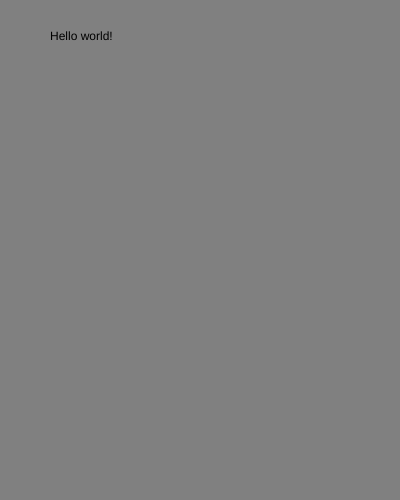
Frame 1 (no input)
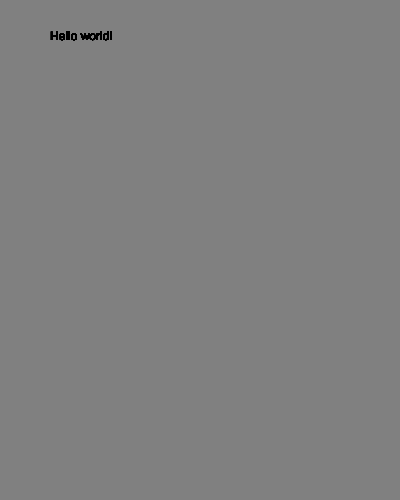
Frame 60 (no input)
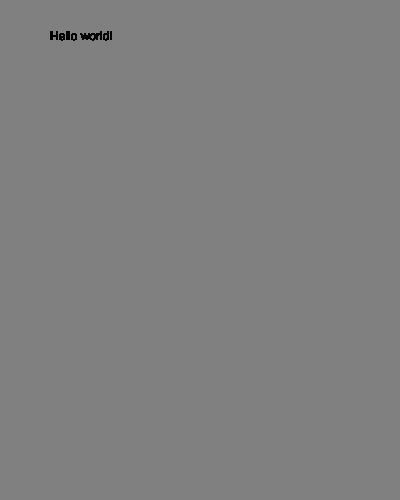
Frame 120 (the mouse pressed at the canvas centre since frame 60)

The p5.js sketch that drew these frames (run headless with seeded random() and noise() and a simulated clock; from frame 60 on, the mouse is pressed at the canvas centre):

// p5.js sketch
// ── sketch.js
//Declaring the setup function
function setup() {
  //Creating a 400x500 px canvas
  createCanvas(400, 500);
  //Coloring the canvas gray
  background('gray');
}
//Declaring draw function
function draw() {
  //Positioning "Hello world!" at 50x, 40y
  text( "Hello world!", 50, 40);
}
